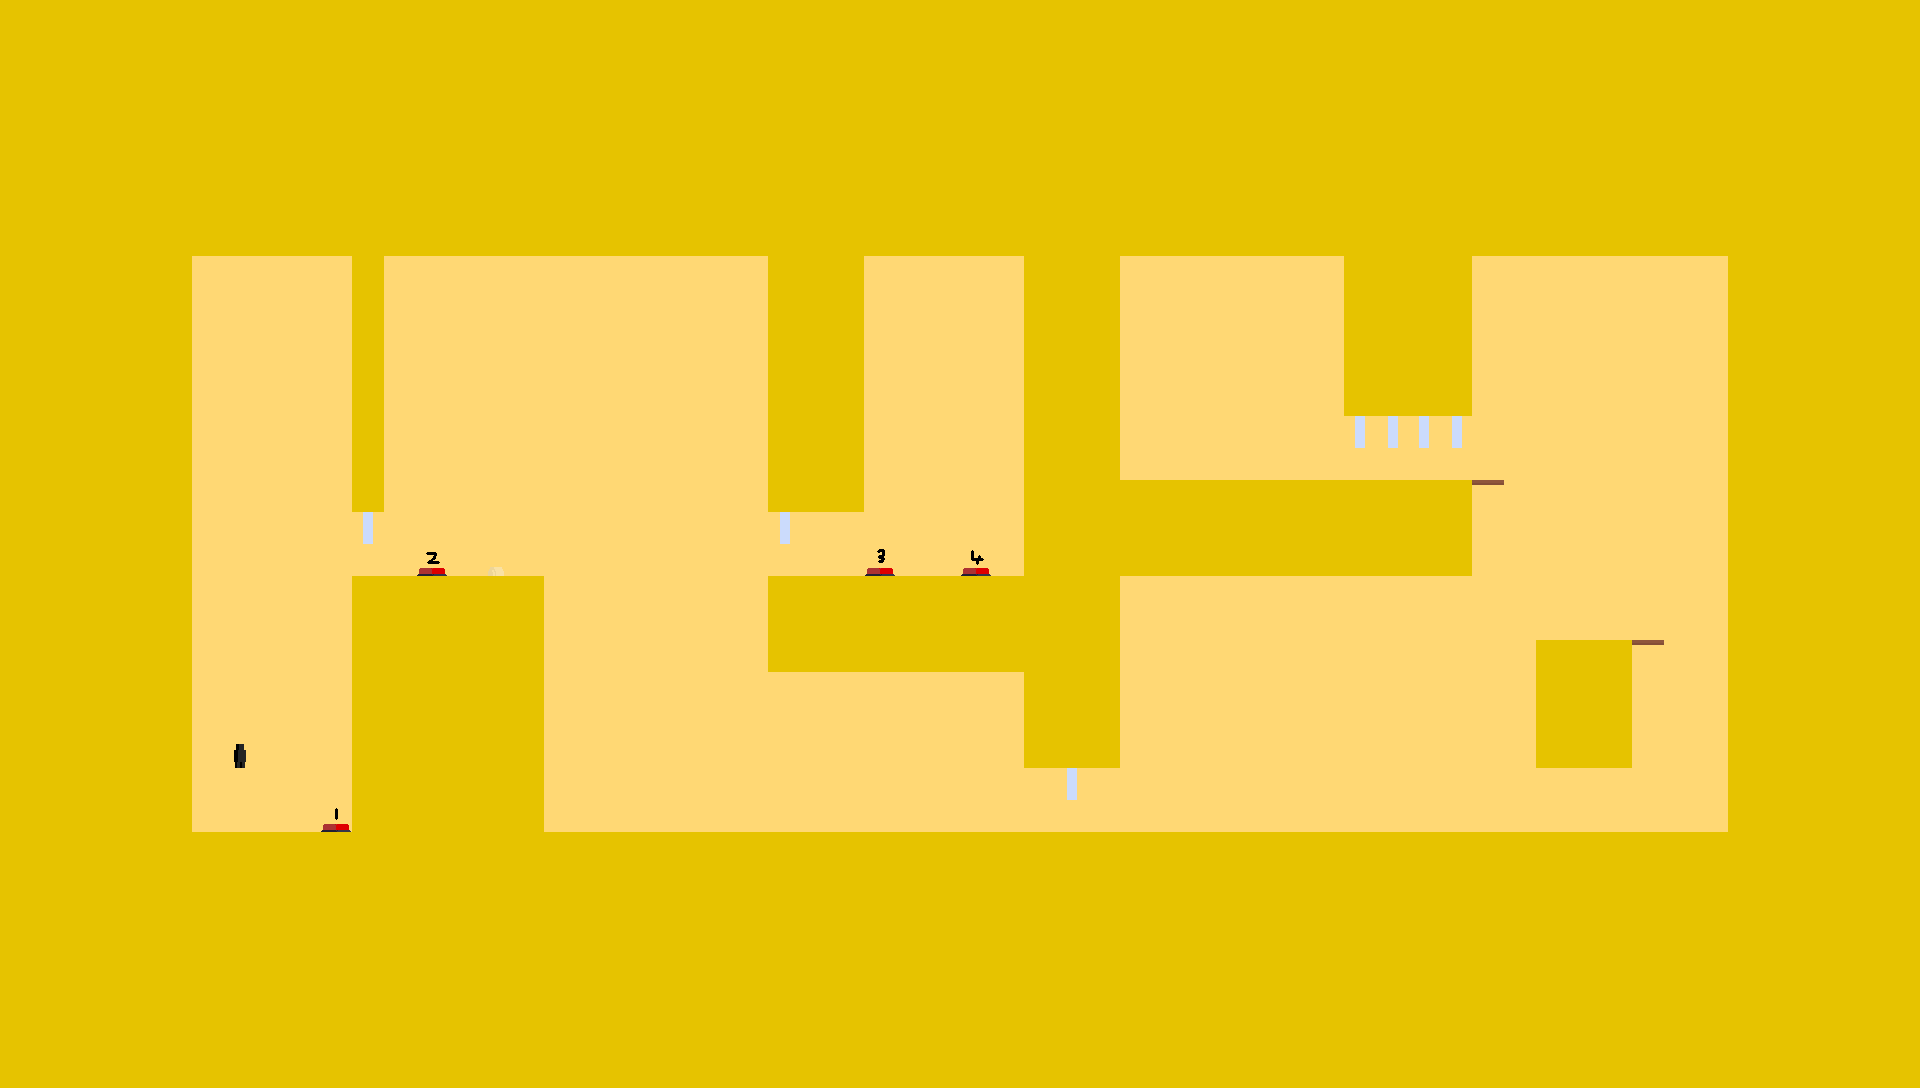

A level layout from a 2D game, rendered from its tile map. Below: a short description, then the map file with tile-grid data replaced by summaries:
An orthogonal 60x34 tile map with 32x32 px tiles, 7 tile layers (Tile Layer 1, Goals, Buttons, PushBlocks, ...) and 15 objects.

<map version="1.10" tiledversion="1.10.2" orientation="orthogonal" renderorder="right-down" width="60" height="34" tilewidth="32" tileheight="32" infinite="0" nextlayerid="12" nextobjectid="22">
 <editorsettings>
  <export target="../../build/bin/Levels/Level1.json" format="json" />
 </editorsettings>
 <tileset firstgid="1" name="tilemap" tilewidth="32" tileheight="32" tilecount="4096" columns="64">
  <image source="../Textures/tilemap.png" width="2048" height="2048" />
 </tileset>
 <layer id="1" name="Tile Layer 1" width="60" height="34">
  <data>[2040 cells, 2040 non-empty, 3 distinct tile ids]</data>
 </layer>
 <layer id="5" name="Goals" width="60" height="34">
  <data>[2040 cells, 0 non-empty, 0 distinct tile ids]</data>
 </layer>
 <layer id="6" name="Buttons" width="60" height="34">
  <data>[2040 cells, 4 non-empty, 4 distinct tile ids]</data>
 </layer>
 <layer id="7" name="PushBlocks" width="60" height="34">
  <data>[2040 cells, 1 non-empty, 1 distinct tile ids]</data>
 </layer>
 <layer id="3" name="Player" width="60" height="34">
  <data>[2040 cells, 1 non-empty, 1 distinct tile ids]</data>
 </layer>
 <layer id="4" name="Enemies" width="60" height="34">
  <data>[2040 cells, 0 non-empty, 0 distinct tile ids]</data>
 </layer>
 <layer id="8" name="Doors" width="60" height="34">
  <data>[2040 cells, 7 non-empty, 4 distinct tile ids]</data>
 </layer>
 <objectgroup id="9" name="Walls">
  <object id="6" x="0" y="0" width="1920" height="256" />
  <object id="7" x="0" y="256" width="192" height="832" />
  <object id="8" x="352" y="256" width="32" height="256" />
  <object id="9" x="352" y="576" width="190" height="524" />
  <object id="10" x="192" y="832" width="160" height="256" />
  <object id="11" x="544" y="832" width="1376" height="256" />
  <object id="12" x="1728" y="256" width="192" height="576" />
  <object id="14" x="1536" y="640" width="96" height="128" />
  <object id="15" x="1024" y="256" width="96" height="512" />
  <object id="16" x="768" y="256" width="96" height="256" />
  <object id="17" x="768" y="576" width="256" height="96" />
  <object id="18" x="1120" y="480" width="352" height="96" />
  <object id="19" x="1344" y="256" width="128" height="160" />
 </objectgroup>
 <objectgroup id="11" name="SemiWalls">
  <object id="20" x="1472" y="480" width="32" height="32" />
  <object id="21" x="1632" y="640" width="32" height="32" />
 </objectgroup>
</map>
